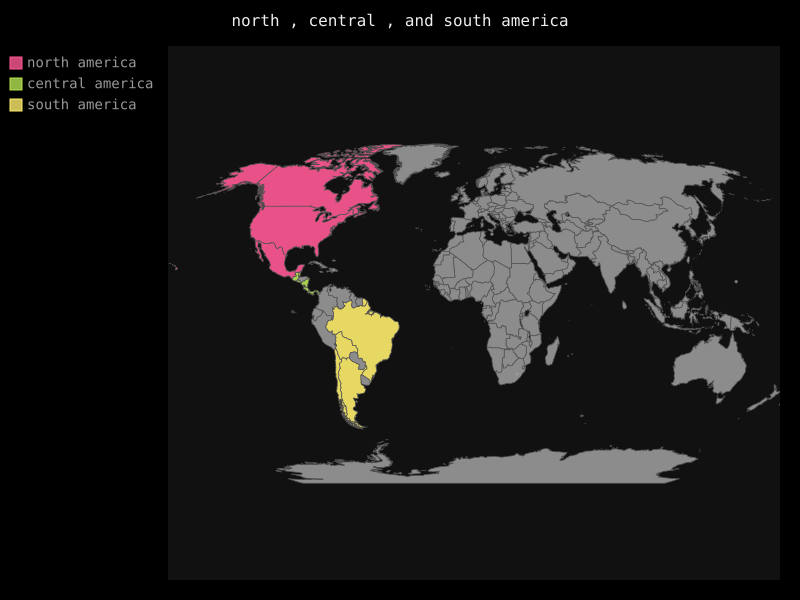

The script that drew this image:
import pygal

wm = pygal.Worldmap()
wm.title = "north , central , and south america"

wm.add('north america', ['ca','mx','us'])
wm.add('central america',['bz','cr','gt','hm','ni','pa','sv'])
wm.add('south america',['ar','bo','br','cl','gf'])

wm.render_to_file('americas.svg')
